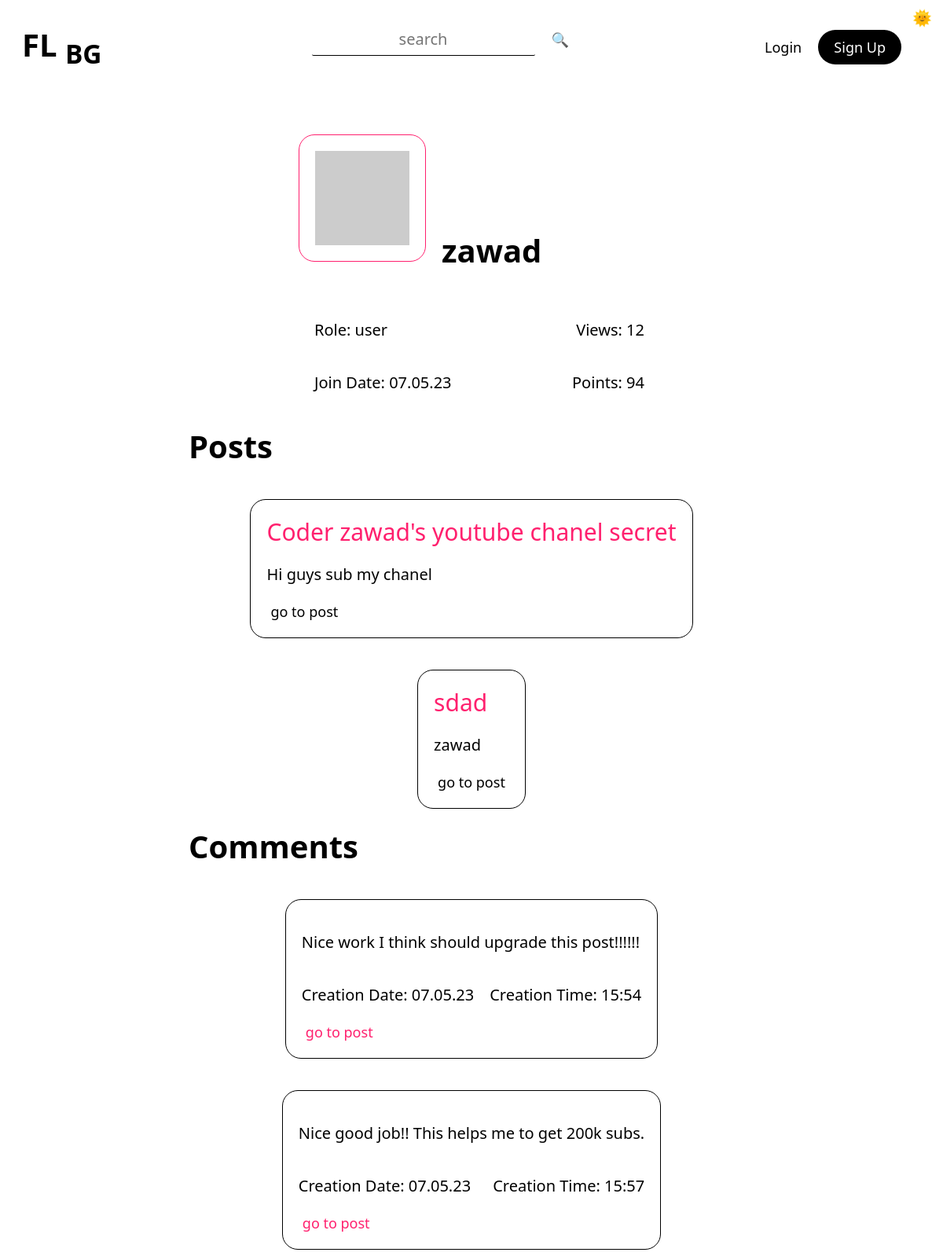
/user/zawad, run on the app's committed database.
### tables this page shows
CREATE TABLE "posts" (
	"id"	INTEGER NOT NULL UNIQUE,
	"title"	TEXT NOT NULL,
	"tags"	TEXT,
	"content"	TEXT NOT NULL,
	"author"	TEXT NOT NULL,
	"date"	TEXT NOT NULL,
	"time"	TEXT NOT NULL,
	"views"	TEXT,
	"lastEditDate"	TEXT,
	"lastEditTime"	TEXT,
	PRIMARY KEY("id" AUTOINCREMENT)
);

### routes/user.py (the view)
@userBlueprint.route("/user/<userName>")
def user(userName):
    connection = sqlite3.connect("db/users.db")
    cursor = connection.cursor()
    cursor.execute(f"select userName from users")
    users = cursor.fetchall()
    match str(userName).lower() in str(users).lower():
        case True:
            message("2", f'USER: "{userName}" FOUND')
            cursor.execute(f'select * from users where lower(userName) = "{userName}"')
            user = cursor.fetchone()
            connection = sqlite3.connect("db/posts.db")
            cursor = connection.cursor()
            cursor.execute(f'select views from posts where author = "{user[1]}"')
            viewsData = cursor.fetchall()
            views = 0
            for view in viewsData:
                views += int(view[0])
            cursor.execute(f'select * from posts where author = "{user[1]}"')
            posts = cursor.fetchall()
            connection = sqlite3.connect("db/comments.db")
            cursor = connection.cursor()
            cursor.execute(
                f'select * from comments where lower(user) = "{userName.lower()}"'
            )
            comments = cursor.fetchall()
            if posts:
                showPosts = True
            elif not posts:
                showPosts = False
            if comments:
                showComments = True
            elif not comments:
                showComments = False
            message("2", f'USER: "{userName}"s PAGE LOADED')
            return render_template(
                "user.html",
                user=user,
                views=views,
                posts=posts,
                comments=comments,
                showPosts=showPosts,
                showComments=showComments,
            )
        case _:
            message("1", f'USER: "{userName}" NOT FOUND')
            return render_template("404.html")

### app.py (called while the page is built)
@app.context_processor
def utility_processor():
    getProfilePicture
    return dict(getProfilePicture=getProfilePicture)

### helpers.py (called while the page is built)
def currentDate():
    return datetime.now().strftime("%d.%m.%y")

def currentTime(seconds=False):
    match seconds:
        case False:
            return datetime.now().strftime("%H:%M")
        case True:
            return datetime.now().strftime("%H:%M:%S")

def message(color, message):
    print(
        f"\n\033[94m[{currentDate()}\033[0m"
        f"\033[95m {currentTime(True)}]\033[0m"
        f"\033[9{color}m {message}\033[0m\n"
    )
    logFile = open("log.log", "a")
    logFile.write(f"[{currentDate()}" f"|{currentTime(True)}]" f" {message}\n")
    logFile.close()

### templates/user.html (shortened to what this page needs)
{% extends 'layout.html'%} {%block head%}
<link
  rel="stylesheet"
  href="{{ url_for('static', filename='css/index.css') }}"
/>
<link
  rel="stylesheet"
  href="{{ url_for('static', filename='css/user.css') }}"
/>
{% endblock head %} {%block body%}
<div class="container">
  <div class="userContainer">
    <section class="head">
      <img src="{{user[4]}}" alt="{{user[1]}}" class="userProfilePicture" />
      <h2 class="userName">{{user[1]}}</h2>
    </section>
    <section class="stats">
      <p class="userRole">Role: {{user[5]}}</p>
      <p class="userViews">Views: {{views}}</p>
    </section>
    <section class="stats">
      <p class="userCreationDate">Join Date: {{user[7]}}</p>
      <p class="userPoint">Points: {{user[6]}}</p>
    </section>
  </div>
  {% if showPosts %}
  <h1 class="postsText">Posts</h1>
  {% for post in posts %}
  <div class="post centeredHorizontally">
    <a class="title textPrimary" href="/post/{{post[0]}}">{{post[1]}}</a>
    <div class="content" tag="content">{{post[3]|safe}}</div>
    <a href="/post/{{post[0]}}" class="btn btnLink">go to post</a>
  </div>
  {% endfor %} {% endif %} {% if showComments %}
  <h1 class="commentsText">Comments</h1>
  {% for comment in comments %}
  <div class="post centeredHorizontally">
    <div class="content" tag="content">{{comment[2]|safe}}</div>
    <section class="comment">
      <p class="commentCreationDate">Creation Date: {{comment[4]}}</p>
      <p class="commentCreationTime">Creation Time: {{comment[5]}}</p>
    </section>
    <a href="/post/{{comment[1]}}" class="btn btnLink textPrimary"
      >go to post</a
    >
  </div>
  {% endfor %} {% endif %}
</div>
{% endblock body %}

### static/css/general.css (style rules this page uses)
:root { --themePrimary: #000; --themeSecondary: #fff; --themeHelper: #303030; --primaryColor: #ff206e; --primaryHelper: #FF4F8C; }
* { font-family: system-ui, "Segoe UI", Roboto, Helvetica, Arial, sans-serif, "Apple Color Emoji", "Segoe UI Emoji", "Segoe UI Symbol"; color: var(--themePrimary); }
html { font-size: 125% !important; }
body { background-color: var(--themeSecondary); }
a { text-decoration: none; user-select: none; }
.centeredHorizontally { margin-left: auto; margin-right: auto; }
.btn { height: fit-content; width: fit-content; border-radius: 2rem; border: 0px; transition: 0.25s; font-weight: 500; cursor: pointer; font-size: 0.9rem; text-align: center; margin: 0rem 0.25rem; }
.btnLink { background-color: transparent; }
.textPrimary { color: var(--primaryColor); transition: 0.25s; }

### static/css/index.css (style rules this page uses)
.post { max-width: 35rem; max-height: fit-content; margin-top: 2rem; border: 1px solid var(--themePrimary); border-radius: 1rem; padding: 1rem; }
.content { display: -webkit-box; overflow: hidden; -webkit-line-clamp: 8; -webkit-box-orient: vertical; margin: 1rem 0rem; }
.content p { display: inline; }
.title { font-size: 1.5rem; }

### static/css/user.css (style rules this page uses)
h1 { width: 36rem; margin: 1rem 0 0 0; }
h2 { font-size: 2rem; }
.head img, h2 { display: inline-block; }
.container { display: flex; flex-direction: column; align-items: center; padding-top: 2rem; }
.userProfilePicture { height: 6rem; width: 6rem; border: 1px solid var(--primaryColor); border-radius: 1rem; padding: 1rem; }
.userName { margin: 6rem 0 0 1rem; }
.head { display: flex; width: 20rem; margin: 2rem 0 2rem 0; }
.stats { display: flex; width: 22rem; justify-content: space-between; }
.stats p, .stats a { text-align: left; margin-left: 1rem; }
.content { -webkit-line-clamp: 4; }
.comment { display: flex; justify-content: space-between; }
.commentCreationDate { margin-right: 1rem; }

### data on the page
posts: title "Coder zawad's youtube chanel secret", content "Hi guys sub my chanel"
posts: title "sdad", content "zawad"

### other printed values
{{ user[1] }} "zawad"
{{ user[5] }} "user"
{{ views }} "12"
{{ user[7] }} "07.05.23"
{{ user[6] }} "94"
{{ comment[2]|safe }} "Nice work I think should upgrade this post!!!!!!" "Nice good job!! This helps me to get 200k subs."
{{ comment[4] }} "07.05.23" "07.05.23"
{{ comment[5] }} "15:54" "15:57"
